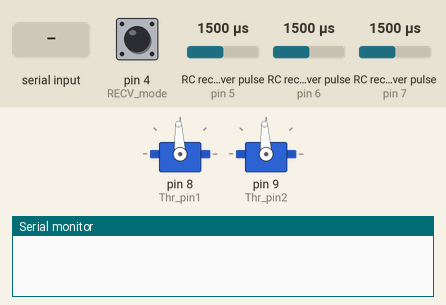
Simulated run of this sketch. Board: Arduino Uno, built with avr-gcc and run on an emulated ATmega328P. Shown: 2 × servo, the last lines printed to the serial monitor. Wiring (inferred from the names in the program): 3 × RC receiver channel: data pin 5 / data pin 6 / data pin 7. Inputs (shaded band) come from the test bench; at power-on: pin 4 (RECV_mode) LOW, RC receiver pulse (sensors on pin 5, pin 6, pin 7) 1500 µs.

Above: at 0.1 s.
At 2.2 s:
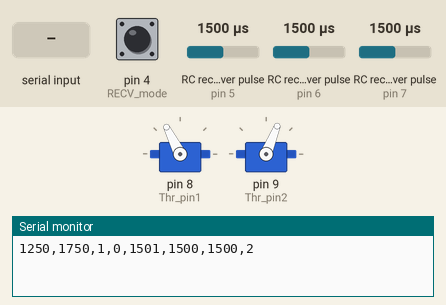
2.3 s: "90,45\n" received over Serial
At 3.1 s:
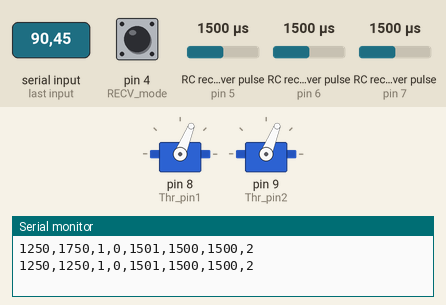
Timing chart, 0 to 5.3 s (numbered marks = the images above; inputs shaded):
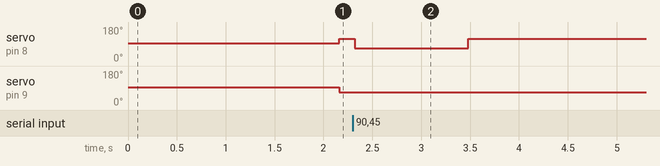

Measured:
- after the input at 2.3 s, servo on pin 8 (Thr_pin1): 117° → 68° at once, → 117° 1.2 s later

The sketch:

mk3_hole_hull.ino
```cpp
//// 2024.11.06 --> 2025.3.13
/// Author: SIWON, SEONHYUK, SEONHYUN
/// This code is the control code for MARK3 ships(MARK3 original ver to MARK3).
/// Vessel configuration: 2 thrusters, physical emergency power supply, NX8 receiver, os1
///

#include <Servo.h>


#define RECV_mode 4  // channel 5. Auto & RC mode
#define RUDDER 6 // channel 2. rudder
#define ThrottleP 7 // channel 3. thruster(PORT)
#define ThrottleS 5 // channel 4. thruster(STBD)

byte Thr_pin1 = 8; //port
byte Thr_pin2 = 9; //stbd

String DataToESC;    //ESC에 전달할 PWM
String DataTOSend;   //아두이노가 보낼 신호
String RecieveData;  //아두이노가 받은 PWM
String DataFromRC;   // RC수신기에서 보낸 PWM

int Status = 1;  // ROS2 파싱 X

int thr_min = 1250;
int thr_max = 1750;
Servo thrP;
Servo thrS;

void setup() {
  pinMode(RECV_mode, INPUT);
  pinMode(RUDDER, INPUT);
  pinMode(ThrottleP, INPUT);
  pinMode(ThrottleS, INPUT);

  thrP.attach(Thr_pin1);
  thrS.attach(Thr_pin2);
  thrP.writeMicroseconds(1500);
  thrS.writeMicroseconds(1500);
  delay(1000);
  Serial.begin(115200);
}


void loop() {
  float sum1 = 0;
  float sum2 = 0;
  float sum3 = 0;
  float sum4 = 0;

  int cnt = 0;
  int count = 2;  // 이동평균필터의 분모
  int avg1, avg2, avg3, avg4;
  while (cnt < count) {
    sum1 += pulseIn(RECV_mode, HIGH, 50000);
    sum2 += pulseIn(RUDDER, HIGH, 50000);
    sum3 += pulseIn(ThrottleP, HIGH, 50000);
    sum4 += pulseIn(ThrottleS, HIGH, 50000);

    cnt++;
  }
  avg1 = sum1 / count;
  avg2 = sum2 / count;
  avg3 = sum3 / count;
  avg4 = sum4 / count;

  if (avg3 > 1482 && avg3 < 1528) {
    avg3 = 1500;
  }
  if (avg4 > 1482 && avg4 < 1528) {
    avg4 = 1500;
  }
  int a;
  DataFromRC = String(avg1) + "," + String(avg2) + "," + String(avg3) + "," + String(avg4);
  if (avg1 > 1600) {  // 비상정지 모드


    a = 1;            // RC mode


  } else {

    a = 2;            // Auto mode
  }

  if (a > 1) {

// if (Serial.available()) {
    // Initialize an array to hold the received bytes
    char RecieveData[8];  // Adjust the size if necessary
    int length = Serial.readBytesUntil('\n', RecieveData, sizeof(RecieveData) - 1);
    RecieveData[length] = '\0';  // Null-terminate the string

    int value1, value2;
    sscanf(RecieveData, "%d,%d", &value1, &value2);

    value1 = constrain(value1, thr_min, thr_max);
    value2 = constrain(value2, thr_min, thr_max);

    thrP.writeMicroseconds(value2) ;
    thrS.writeMicroseconds(value1);

    //DataToESC = String(value1) + "," + String(value2) + "," + String(value3);
    DataToESC = String(value1) + "," + String(value2);
    Status = 1;  //ROS2 파싱중

  }
  else {
    // 수신된 데이터가 없을 때 기본 PWM 값을 사용
    avg3 = constrain(avg3, thr_min, thr_max);
    avg4 = constrain(avg4, thr_min, thr_max);

    thrP.writeMicroseconds(avg3);
    thrS.writeMicroseconds(avg4);

    DataToESC = String(1500) + "," + String(1500);
    Status = 2;  //ROS2 파싱 X

  }

  //시리얼 통신으로 데이터 송신
  if (Serial.availableForWrite()) {
    DataTOSend = DataToESC + "," + String(Status) + "," + DataFromRC + "," + a;
//     + "," + String(Serial.available())/
    Serial.println(DataTOSend);

  }
}
```
